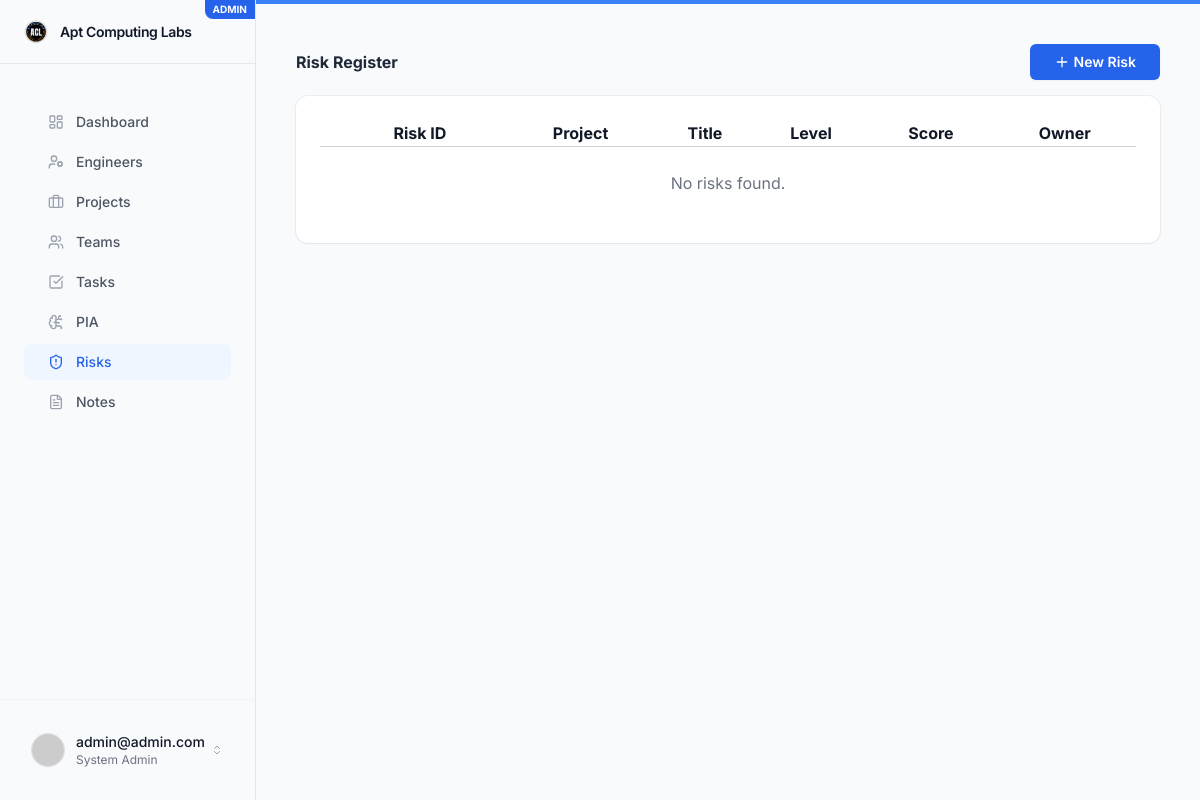
/risks/register/ (signed in), run on an earlier commit of the app's database.
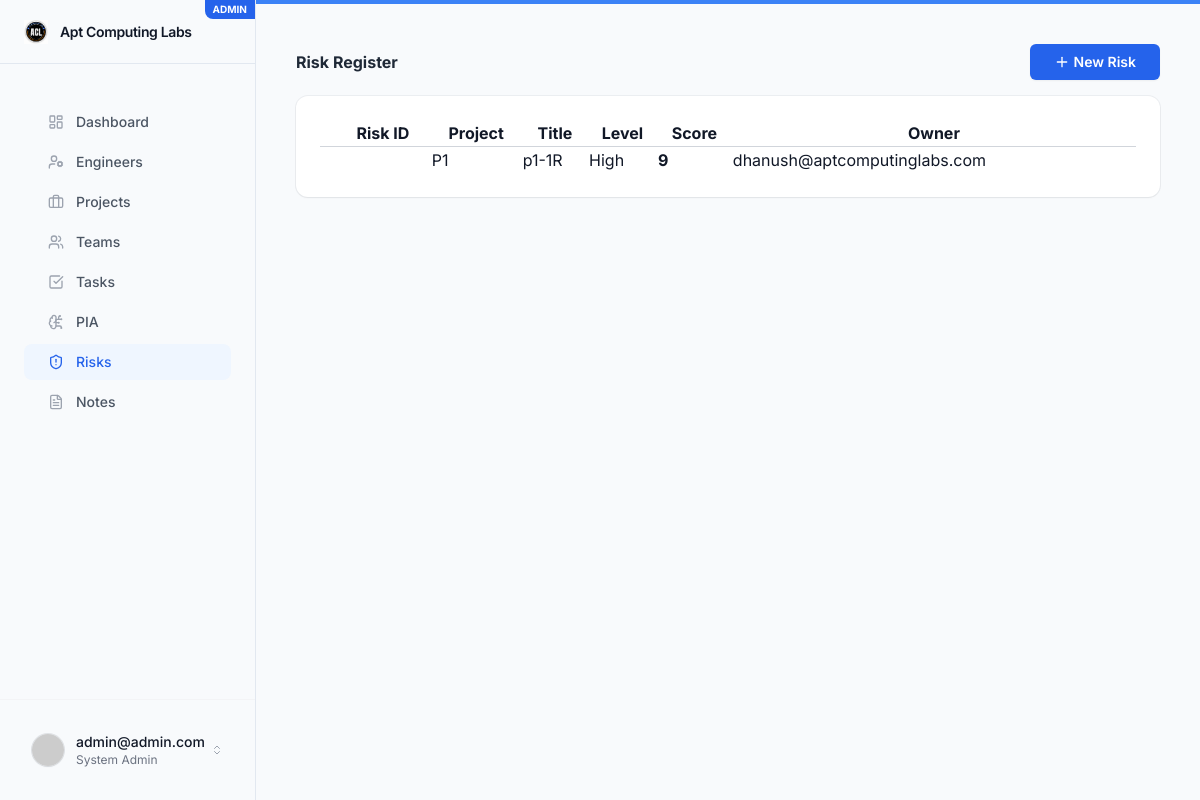
And on a later commit of the database.
### risks/models.py (models this page shows, shortened)
class Risk(BaseModel):
    PROBABILITY_CHOICES = [
        (1, 'Low'),
        (2, 'Medium'),
        (3, 'High'),
    ]
    IMPACT_CHOICES = [
        (1, 'Low'),
        (2, 'Medium'),
        (3, 'High'),
        (4, 'Critical'),
    ]
    RISK_LEVEL_CHOICES = [
        ('LOW', 'Low'),
        ('MEDIUM', 'Medium'),
        ('HIGH', 'High'),
        ('CRITICAL', 'Critical'),
    ]
    risk_id = models.CharField(max_length=50, unique=True)
    project = models.ForeignKey(Project, on_delete=models.CASCADE, related_name='risks')
    title = models.CharField(max_length=255)
    description = models.TextField()
    probability = models.IntegerField(choices=PROBABILITY_CHOICES)
    impact = models.IntegerField(choices=IMPACT_CHOICES)
    risk_score = models.IntegerField(help_text="Calculated as Probability x Impact", default=0)
    risk_level = models.CharField(max_length=20, choices=RISK_LEVEL_CHOICES, blank=True)
    mitigation_plan = models.TextField(blank=True)
    owner = models.ForeignKey(settings.AUTH_USER_MODEL, on_delete=models.SET_NULL, null=True, related_name='owned_risks')

### projects/models.py (models this page shows, shortened)
class Project(BaseModel):
    PROJECT_TYPES = [
        ('AUTOMATION', 'Automation'),
        ('PRODUCT', 'Product Development'),
        ('SECURITY', 'Cyber Security'),
        ('AI', 'AI Platform'),
        ('RESEARCH', 'Research'),
        ('INTERNAL', 'Internal'),
        ('AGENTIC_AI', 'Agentic AI'),
        ('AUTOMOTIVE', 'Automotive'),
    ]
    STATUS_CHOICES = [
        ('PLANNED', 'Planned'),
        ('ACTIVE', 'Active'),
        ('ON_HOLD', 'On Hold'),
        ('COMPLETED', 'Completed'),
        ('CANCELLED', 'Cancelled'),
    ]
    PRIORITY_CHOICES = [
        ('CRITICAL', 'Critical'),
        ('HIGH', 'High'),
        ('MEDIUM', 'Medium'),
        ('LOW', 'Low'),
    ]
    name = models.CharField(max_length=255)
    code = models.CharField(max_length=50, unique=True)
    description = models.TextField(blank=True)
    client = models.CharField(max_length=255, blank=True)
    category = models.CharField(max_length=100, blank=True)
    project_type = models.CharField(max_length=20, choices=PROJECT_TYPES)
    start_date = models.DateField(null=True, blank=True)
    end_date = models.DateField(null=True, blank=True)
    status = models.CharField(max_length=20, choices=STATUS_CHOICES, default='PLANNED')
    priority = models.CharField(max_length=20, choices=PRIORITY_CHOICES, default='MEDIUM')
    budget = models.DecimalField(max_digits=12, decimal_places=2, null=True, blank=True)
    github_url = models.URLField(blank=True, null=True, help_text="Link to GitHub repository")
    gdrive_url = models.URLField(blank=True, null=True, help_text="Link to Google Drive folder (containing Requirement, Design, Implementation, Testing, Deployment)")
    owner = models.ForeignKey(settings.AUTH_USER_MODEL, on_delete=models.SET_NULL, null=True, related_name='owned_projects')
    team = models.ForeignKey('teams.Team', on_delete=models.SET_NULL, null=True, blank=True, related_name='projects')
    attachments = GenericRelation('core.Attachment')
    def __init__(self, *args, **kwargs):
        super().__init__(*args, **kwargs)
        self._original_state = self._get_current_state()
    def _get_current_state(self):
        return {
            'name': self.__dict__.get('name'),
            'status': self.__dict__.get('status'),
            'priority': self.__dict__.get('priority'),
            'owner_id': self.__dict__.get('owner_id'),
            'budget': self.__dict__.get('budget'),
            'start_date': self.__dict__.get('start_date'),
            'end_date': self.__dict__.get('end_date'),
        }

### core/models.py (models this page shows, shortened)
class BaseModel(models.Model):
    id = models.BigAutoField(primary_key=True)
    uuid = models.UUIDField(default=uuid.uuid4, editable=False, unique=True)
    created_at = models.DateTimeField(auto_now_add=True)
    updated_at = models.DateTimeField(auto_now=True)
    created_by = models.ForeignKey('core.User', on_delete=models.SET_NULL, null=True, blank=True, related_name="%(app_label)s_%(class)s_created")
    updated_by = models.ForeignKey('core.User', on_delete=models.SET_NULL, null=True, blank=True, related_name="%(app_label)s_%(class)s_updated")
    is_active = models.BooleanField(default=True)
    class Meta:
        abstract = True

class User(AbstractUser, BaseModel):
    username = None # Remove username field
    email = models.EmailField(_('email address'), unique=True)
    roles = models.ManyToManyField(Role, blank=True, related_name='users')
    team = models.ForeignKey('teams.Team', on_delete=models.SET_NULL, null=True, blank=True, related_name='team_users')
    avatar = models.ImageField(upload_to='avatars/', null=True, blank=True)
    interested_topics = models.CharField(max_length=255, blank=True, help_text="Comma-separated topics of interest")
    daily_news_cache = models.JSONField(default=list, blank=True)
    news_last_fetched = models.DateField(null=True, blank=True)
    USERNAME_FIELD = 'email'
    REQUIRED_FIELDS = []
    objects = CustomUserManager()

### risks/views.py (the view)
# urls.py: path('register/', views.risk_register, name='risks_register'),
@login_required
def risk_register(request):
    risks = Risk.objects.all().order_by('-risk_score')
    return render(request, 'risks/register.html', {'risks': risks})

### ai_assistant/permissions.py (called while the page is built)
def is_pia_system_admin(user):
    if not user.is_authenticated:
        return False
    if user.is_staff or user.is_superuser:
        return True
    return user.roles.filter(name='System Admin').exists()

### ai_assistant/templatetags/pia_permissions.py (called while the page is built)
@register.filter
def is_pia_system_admin_user(user):
    return is_pia_system_admin(user)

### templates/risks/register.html (shortened to what this page needs)
{% extends 'base.html' %}
{% block content %}
<div class="flex justify-between items-center mb-4">
    <h2 class="h3 mb-0 text-gray-800 font-bold">Risk Register</h2>
    <a href="{% url 'risk_create' %}" class="inline-flex items-center justify-center rounded-md bg-brand-600 px-6 py-2 text-sm font-semibold text-white shadow-soft hover:bg-brand-500 focus:outline-none focus:ring-2 focus:ring-brand-500 focus:ring-offset-2 transition-colors btn-sm"><i data-lucide="plus" class="w-4 h-4 mr-1"></i> New Risk</a>
</div>
<div class="bg-white shadow-soft ring-1 ring-gray-900/5 rounded-xl shadow-soft border-none">
    <div class="p-6 p-0">
        <div class="min-w-full divide-y divide-gray-300-responsive">
            <table class="min-w-full divide-y divide-gray-300 table-hover align-middle mb-0">
                <thead class="min-w-full divide-y divide-gray-300-light">
                    <tr>
                        <th class="ps-4">Risk ID</th>
                        <th>Project</th>
                        <th>Title</th>
                        <th>Level</th>
                        <th>Score</th>
                        <th>Owner</th>
                    </tr>
                </thead>
                <tbody>
                    {% for risk in risks %}
                    <tr>
                        <td class="ps-4 font-semibold text-brand-600">{{ risk.risk_id }}</td>
                        <td>{{ risk.project.code }}</td>
                        <td>{{ risk.title }}</td>
                        <td>
                            <span class="badge {% if risk.risk_level == 'CRITICAL' %}bg-danger{% elif risk.risk_level == 'HIGH' %}bg-warning text-dark{% elif risk.risk_level == 'MEDIUM' %}bg-info{% else %}bg-secondary{% endif %}">
                                {{ risk.get_risk_level_display }}
                            </span>
                        </td>
                        <td>
                            <strong>{{ risk.risk_score }}</strong>
                        </td>
                        <td>
                            {% if risk.owner %}
                                {{ risk.owner.email }}
                            {% else %}
                                <span class="text-gray-500">Unassigned</span>
                            {% endif %}
                        </td>
                    </tr>
                    {% empty %}
                    <tr>
                        <td colspan="6" class="text-center py-6 text-gray-500">No risks found.</td>
                    </tr>
                    {% endfor %}
                </tbody>
            </table>
        </div>
    </div>
</div>
{% endblock %}

What changed in the data, as far as the page shows it:
added Risk: project.code "P1", title "p1-1R", risk_level "High", risk_score "9", owner.email "dhanush@aptcomputinglabs.com"
Also different on the page:
text no longer shown: "No risks found."
